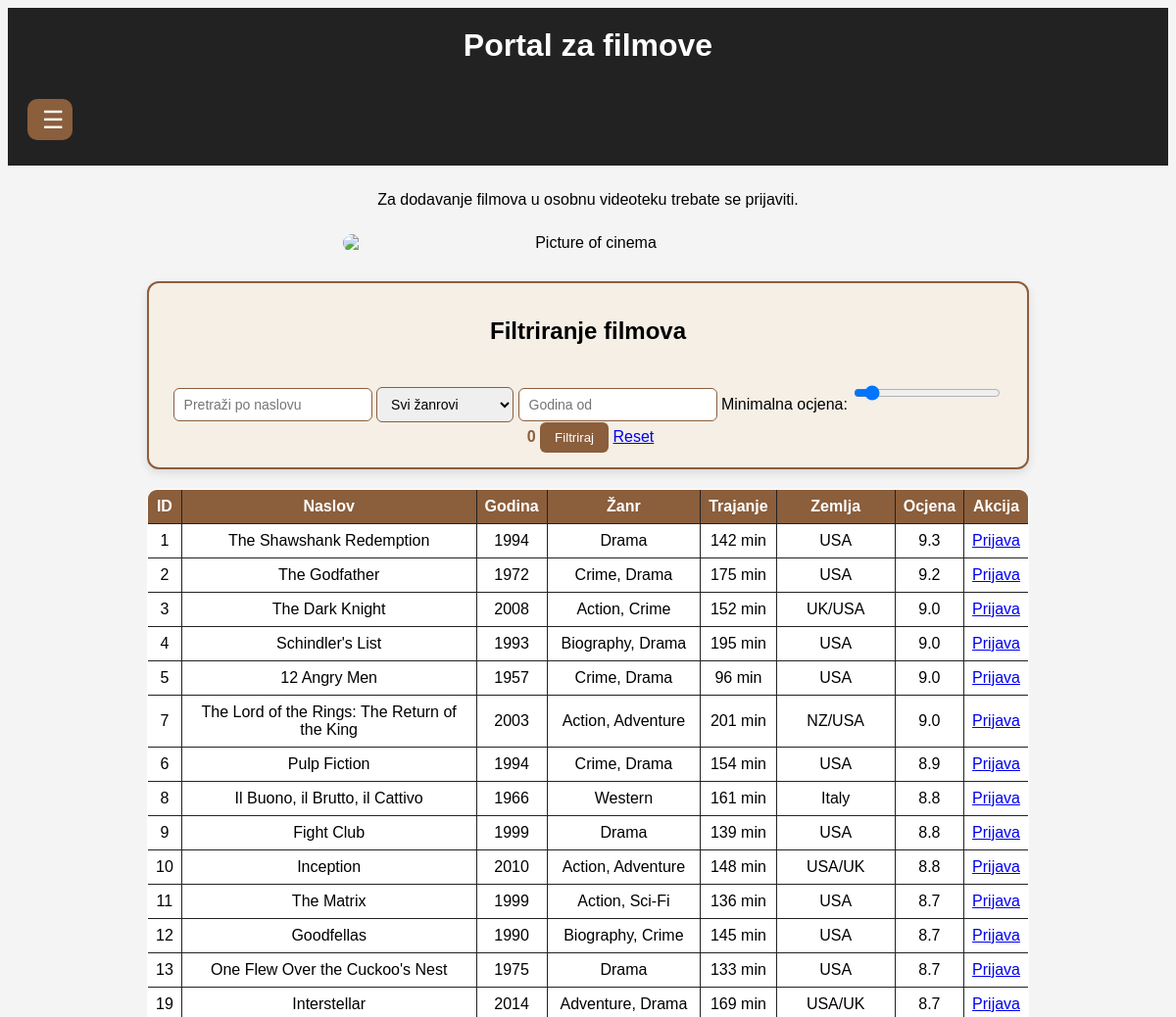
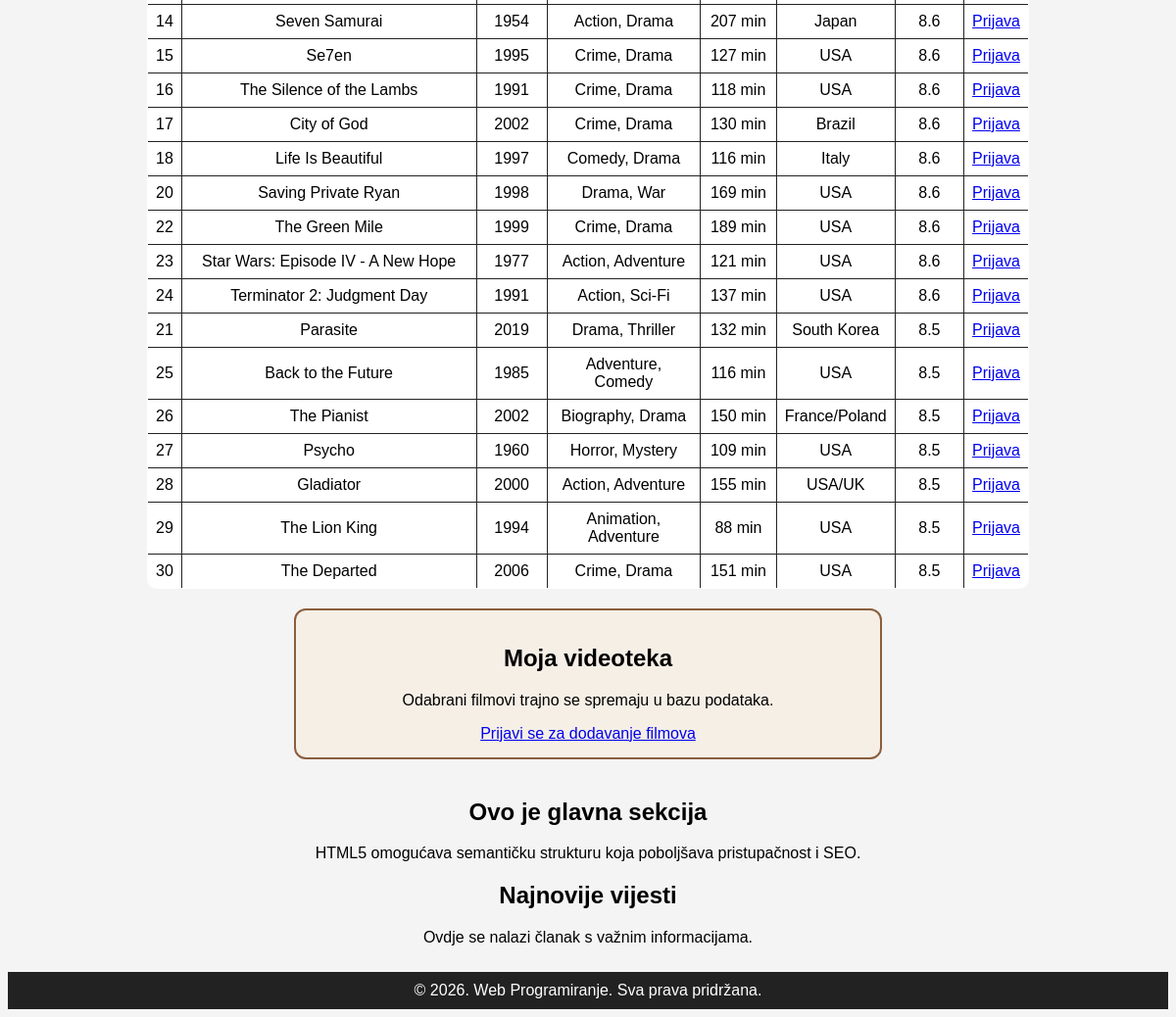
The page / on the database its author committed (2 pictures, top to bottom).
### tables this page shows
CREATE TABLE `movies` (
  `id` int(11) NOT NULL,
  `title` varchar(150) NOT NULL,
  `year` int(11) NOT NULL,
  `genre` varchar(50) NOT NULL,
  `duration` int(11) NOT NULL,
  `country` varchar(80) NOT NULL,
  `rating` decimal(3,1) NOT NULL
);

### includes/auth.php (called while the page is built, shortened)
<?php
function isLoggedIn() {
    return isset($_SESSION['user_id']);
}
?>

### index.php (the view, shortened to what this page needs)
<?php
include "includes/db.php";
include "includes/auth.php";
$title = trim($_GET["title"] ?? "");
$year = trim($_GET["year"] ?? "");
$min_rating = trim($_GET["min_rating"] ?? "0");
$sql = "SELECT id, title, year, genre, duration, country, rating FROM movies WHERE 1=1";
$params = [];
$types = "";
if ($min_rating !== "") {
    $sql .= " AND rating >= ?";
    $params[] = (float)$min_rating;
    $types .= "d";
}
$sql .= " ORDER BY rating DESC";
$stmt = mysqli_prepare($conn, $sql);
if (!empty($params)) {
    mysqli_stmt_bind_param($stmt, $types, ...$params);
}
mysqli_stmt_execute($stmt);
$result = mysqli_stmt_get_result($stmt);
?>
<!DOCTYPE html>
<html lang="hr">
<head>
    <link rel="stylesheet" href="public/style/style.css">
</head>
<body>
<header>
    <h1>Portal za filmove</h1>
</header>
<header>
    <nav aria-labelledby="primarna-navigacija" role="navigation">
        <ul>
            <li class="dropdown">
                <button class="nav-toggle" aria-label="Otvori navigaciju" type="button">
                    ☰
                </button>
            </li>
        </ul>
    </nav>
</header>
<main>
    <?php if (isLoggedIn()): ?>
        <p>Prijavljeni ste kao <strong><?php echo htmlspecialchars($_SESSION["username"]); ?></strong>.</p>
    <?php else: ?>
        <p>Za dodavanje filmova u osobnu videoteku trebate se prijaviti.</p>
    <?php endif; ?>
    <div class="table-img-container">
        <div class="table-container">
            <aside class="slika-centar">
                <img class="img-cinema" src="public/images/cinema-picture.jpg" alt="Picture of cinema">
            </aside>
            <section id="filteri">
                <h2>Filtriranje filmova</h2>
                <form method="GET" action="index.php">
                    <input
                        type="text"
                        name="title"
                        placeholder="Pretraži po naslovu"
                        value="<?php echo htmlspecialchars($title); ?>"
                    >
                    <select name="genre">
                        <option value="">Svi žanrovi</option>
                    </select>
                    <input
                        type="number"
                        name="year"
                        placeholder="Godina od"
                        value="<?php echo htmlspecialchars($year); ?>"
                    >
                    <label>
                        Minimalna ocjena:
                        <input
                            type="range"
                            name="min_rating"
                            min="0"
                            max="10"
                            step="0.1"
                            value="<?php echo htmlspecialchars($min_rating); ?>"
                            oninput="document.getElementById('ocjena-value').textContent = this.value"
                        >
                        <span id="ocjena-value"><?php echo htmlspecialchars($min_rating); ?></span>
                    </label>
                    <button type="submit">Filtriraj</button>
                    <a href="index.php">Reset</a>
                </form>
            </section>
            <table id="filmovi-tablica">
                <thead>
                    <tr>
                        <th>ID</th>
                        <th>Naslov</th>
                        <th>Godina</th>
                        <th>Žanr</th>
                        <th>Trajanje</th>
                        <th>Zemlja</th>
                        <th>Ocjena</th>
                        <th>Akcija</th>
                    </tr>
                </thead>
                <tbody>
                    <?php if (mysqli_num_rows($result) > 0): ?>
                        <?php while ($movie = mysqli_fetch_assoc($result)): ?>
                            <tr>
                                <td><?php echo htmlspecialchars($movie["id"]); ?></td>
                                <td><?php echo htmlspecialchars($movie["title"]); ?></td>
                                <td><?php echo htmlspecialchars($movie["year"]); ?></td>
                                <td><?php echo htmlspecialchars($movie["genre"]); ?></td>
                                <td><?php echo htmlspecialchars($movie["duration"]); ?> min</td>
                                <td><?php echo htmlspecialchars($movie["country"]); ?></td>
                                <td><?php echo htmlspecialchars($movie["rating"]); ?></td>
                                <td>
                                    <?php if (isLoggedIn()): ?>
                                        <form method="POST" action="index.php">
                                            <input type="hidden" name="add_to_videoteka" value="1">
                                            <input type="hidden" name="movie_id" value="<?php echo $movie["id"]; ?>">
                                            <button type="submit">Dodaj</button>
                                        </form>
                                    <?php else: ?>
                                        <a href="login.php">Prijava</a>
                                    <?php endif; ?>
                                </td>
                            </tr>
                        <?php endwhile; ?>
                    <?php else: ?>
                        <tr>
                            <td colspan="8">Nema filmova za prikaz.</td>
                        </tr>
                    <?php endif; ?>
                </tbody>
            </table>
            <aside id="kosarica">
                <h2>Moja videoteka</h2>
                <p>Odabrani filmovi trajno se spremaju u bazu podataka.</p>
                <?php if (isLoggedIn()): ?>
                    <a href="moja_videoteka.php">Pogledaj moju videoteku</a>
                <?php else: ?>
                    <a href="login.php">Prijavi se za dodavanje filmova</a>
                <?php endif; ?>
            </aside>
        </div>
    </div>
    <section aria-labelledby="glavna-sekcija">
        <h2 id="glavna-sekcija">Ovo je glavna sekcija</h2>
        <p>HTML5 omogućava semantičku strukturu koja poboljšava pristupačnost i SEO.</p>
    </section>
    <article aria-labelledby="vijesti">
        <h2 id="vijesti">Najnovije vijesti</h2>
        <p>Ovdje se nalazi članak s važnim informacijama.</p>
    </article>
</main>
<footer>
    <p>&copy; 2026. Web Programiranje. Sva prava pridržana.</p>
</footer>
</body>
</html>

### public/style/style.css (style rules this page uses)
* { box-sizing: border-box; }
html { min-height: 100%; margin: 0; padding: 0; }
body { font-family: Arial, sans-serif; background-color: #f4f4f4; text-align: center; display: flex; flex-direction: column; min-height: 100vh; }
header { background: #222; color: white; padding: 10px 20px; width: 100%; }
header h1, footer p { margin: 0; text-align: center; }
h1 { padding-top: 10px; }
nav { text-align: left; }
ul { padding-left: 0; margin-left: 0; list-style: none; }
li.dropdown { display: inline-block; background-color: #b4b9bc; padding: 10px; border-radius: 15px; color: black; }
main { flex:1; width: 100%; padding: 10px 20px; }
.table-img-container { display: flex; justify-content: center; align-items: flex-start; width: 100%; }
.table-container { max-width: 1000px; width: 100%; margin: 0 auto; overflow-x: auto; }
.slika-centar { width: 100%; padding: 10px; display: flex; justify-content: center; margin-bottom: 10px; }
.img-cinema { width: 500px; max-width: 90%; height: auto; border-radius: 10px; }
.img-cinema, img { max-width: 100%; height: auto; border-radius: 10px; }
#filteri { background: #f5efe6; border: 2px solid #8b5e3c; padding: 15px 20px; margin: 20px auto; max-width: 900px; border-radius: 12px; box-shadow: 0px 4px 10px rgba(0,0,0,0.1); display: flex; flex-wrap: wrap; gap: 10px; justify-content: center; align-items: center; }
#filteri input, #filteri select { padding: 8px 10px; border-radius: 6px; border: 1px solid #8b5e3c; font-size: 14px; min-width: 140px; }
#filteri input[type="range"] { width: 150px; }
#ocjena-value { font-weight: bold; margin-left: 5px; color: #8b5e3c; }
#filmovi-tablica { width: 900px; max-width: 100%; margin: 0 auto; background: white; border-collapse: collapse; border-radius: 10px; overflow: hidden; }
#filmovi-tablica, #filmovi-tablica th, #filmovi-tablica td { border: 1px solid #222; }
#filmovi-tablica th { background-color: #8b5e3c; color: white; }
#filmovi-tablica td, #filmovi-tablica th { padding: 8px; }
button { background-color: #8b5e3c; color: white; border: none; cursor: pointer; border-radius: 6px; padding: 8px 15px; }
#kosarica { margin: 20px auto; max-width: 600px; background: #f5efe6; border: 2px solid #8b5e3c; border-radius: 12px; padding: 15px; }
footer { width: 100%; padding: 10px 20px; background: #222; color: white; }
nav > ul { display: flex; justify-content: flex-start; align-items: center; }
li.dropdown { position: relative; display: inline-block; background: transparent; padding: 0; border-radius: 0; }
.nav-toggle { width: 46px; height: 42px; background-color: #8b5e3c; color: white; border: none; border-radius: 10px; font-size: 25px; line-height: 1; cursor: pointer; }

### rows shown on the page
movies: id "1", title "The Shawshank Redemption", year "1994", genre "Drama", duration "142", country "USA", rating "9.3"
movies: id "2", title "The Godfather", year "1972", genre "Crime, Drama", duration "175", country "USA", rating "9.2"
movies: id "3", title "The Dark Knight", year "2008", genre "Action, Crime", duration "152", country "UK/USA", rating "9.0"
movies: id "4", title "Schindler's List", year "1993", genre "Biography, Drama", duration "195", country "USA", rating "9.0"
movies: id "5", title "12 Angry Men", year "1957", genre "Crime, Drama", duration "96", country "USA", rating "9.0"
movies: id "7", title "The Lord of the Rings: The Return of the King", year "2003", genre "Action, Adventure", duration "201", country "NZ/USA", rating "9.0"
movies: id "6", title "Pulp Fiction", year "1994", genre "Crime, Drama", duration "154", country "USA", rating "8.9"
movies: id "8", title "Il Buono, il Brutto, il Cattivo", year "1966", genre "Western", duration "161", country "Italy", rating "8.8"
movies: id "9", title "Fight Club", year "1999", genre "Drama", duration "139", country "USA", rating "8.8"
movies: id "10", title "Inception", year "2010", genre "Action, Adventure", duration "148", country "USA/UK", rating "8.8"
movies: id "11", title "The Matrix", year "1999", genre "Action, Sci-Fi", duration "136", country "USA", rating "8.7"
movies: id "12", title "Goodfellas", year "1990", genre "Biography, Crime", duration "145", country "USA", rating "8.7"
movies: id "13", title "One Flew Over the Cuckoo's Nest", year "1975", genre "Drama", duration "133", country "USA", rating "8.7"
movies: id "19", title "Interstellar", year "2014", genre "Adventure, Drama", duration "169", country "USA/UK", rating "8.7"
movies: id "14", title "Seven Samurai", year "1954", genre "Action, Drama", duration "207", country "Japan", rating "8.6"
movies: id "15", title "Se7en", year "1995", genre "Crime, Drama", duration "127", country "USA", rating "8.6"
movies: id "16", title "The Silence of the Lambs", year "1991", genre "Crime, Drama", duration "118", country "USA", rating "8.6"
movies: id "17", title "City of God", year "2002", genre "Crime, Drama", duration "130", country "Brazil", rating "8.6"
movies: id "18", title "Life Is Beautiful", year "1997", genre "Comedy, Drama", duration "116", country "Italy", rating "8.6"
movies: id "20", title "Saving Private Ryan", year "1998", genre "Drama, War", duration "169", country "USA", rating "8.6"
movies: id "22", title "The Green Mile", year "1999", genre "Crime, Drama", duration "189", country "USA", rating "8.6"
movies: id "23", title "Star Wars: Episode IV - A New Hope", year "1977", genre "Action, Adventure", duration "121", country "USA", rating "8.6"
movies: id "24", title "Terminator 2: Judgment Day", year "1991", genre "Action, Sci-Fi", duration "137", country "USA", rating "8.6"
movies: id "21", title "Parasite", year "2019", genre "Drama, Thriller", duration "132", country "South Korea", rating "8.5"
movies: id "25", title "Back to the Future", year "1985", genre "Adventure, Comedy", duration "116", country "USA", rating "8.5"
movies: id "26", title "The Pianist", year "2002", genre "Biography, Drama", duration "150", country "France/Poland", rating "8.5"
movies: id "27", title "Psycho", year "1960", genre "Horror, Mystery", duration "109", country "USA", rating "8.5"
movies: id "28", title "Gladiator", year "2000", genre "Action, Adventure", duration "155", country "USA/UK", rating "8.5"
movies: id "29", title "The Lion King", year "1994", genre "Animation, Adventure", duration "88", country "USA", rating "8.5"
movies: id "30", title "The Departed", year "2006", genre "Crime, Drama", duration "151", country "USA", rating "8.5"

### other values the page prints
$min_rating "0"
